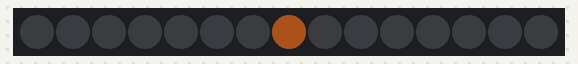
Simulated run of this sketch. Board: Arduino Uno, built with avr-gcc and run on an emulated ATmega328P. On the bench: 15 RGB LEDs in strip order, left to right. Dim RGB values are drawn brighter than linear; random numbers use the default seed unless the sketch sets one.

Above: at 0.16 s.
At 1.11 s:
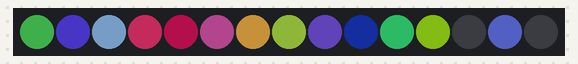
At 4.6 s:
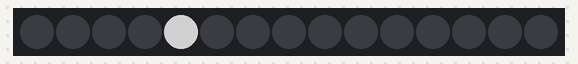
At 7.7 s:
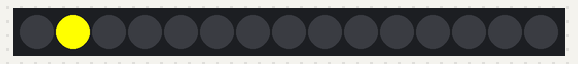
At 16.2 s:
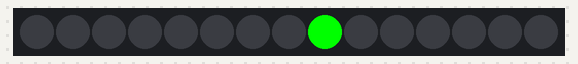
At 28.8 s:
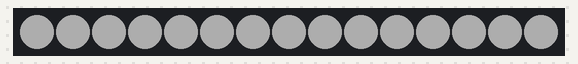

The sketch:

Stranger_Things_Shirt.ino
```cpp
// Code for Programmable Stranger Things Shirt
// By Natasha Dzurny for Brown Dog Gadgets

#include <Adafruit_NeoPixel.h>

#define PIN 14 // Connect Neopixels to pin 14
#define NUM_LEDS 15 // Change this to equal the total number of pixels

Adafruit_NeoPixel strip = Adafruit_NeoPixel(NUM_LEDS, PIN, NEO_GRB + NEO_KHZ800); //create a NeoPixel strip

// Variables to create colors without making the strip too bright
int red = 255;
int white = 150;
int green = 255;
int yellow = 255; // use in both red and green spots


// Name all the pixels by the letter they represent
int A = 11; // White
int C = 12; // Red
int E = 13; // Red
int H = 14; // Green
int I = 10; // Red
int L = 9; // Yellow
int M = 8; // Greem
int O = 7; // Red
int Q = 6; // Red
int R = 0; // Red
int S = 1; // Yellow
int T = 2; // Red
int W = 3; // REd
int letterY = 4; // white
int letterZ = 5; // yellow


void setup() {
  strip.begin();
  strip.show();
}

void loop() {

  ledFlashing(NUM_LEDS); // (Number Of Pixels That Flash) Flashes each Pixel Once at Random
  ledStayOn(50, 100); // (How Many LEDs, Brightness) Turns LEDs on and Chooses random LEDs to change to a random color
  allOn(100, 50); // (How Long they are on in milliseconds, Brightness) Turns all pixels on. Stick to values under 100 to avoid power issues
  strip.clear();
  delay(1000);
  merryChristmas(); // Spells "Merry Christmas"!
  delay(3000); // (How long you want the shirt to pause before spelling again in milliseconds)

}

void ledFlashing(int numberOfPixels) {

  for (int i = 0; i < numberOfPixels; i++) {

    int randomPixel = random(15);
    int colorBendR = random(50);
    int colorBendG = random(50);
    int colorBendB = random(50);

    strip.setPixelColor(randomPixel, colorBendR, colorBendG, colorBendB);
    strip.show();
    delay(20);
    strip.clear();
  }
}

void ledStayOn(int howManyLEDs, int bright) {
  for (int i = 0; i < howManyLEDs; i++) {

    int randomPixel = random(15);
    int colorBendR = random(bright);
    int colorBendG = random(bright);
    int colorBendB = random(bright);

    strip.setPixelColor(randomPixel, colorBendR, colorBendG, colorBendB);
    strip.show();
    delay(20);
  }
  strip.clear();
}

void allOn(int delayDuration, int bright) {
  for (int i = 0; i < 15; i++) {
    strip.setPixelColor(i, bright, bright, bright);
  }
  strip.show();
  delay(delayDuration);
  strip.clear();
}

void turnOnLetter(int theLetter, int redValue, int greenValue, int blueValue) {
  int letterDelay = 500;
  strip.setPixelColor(theLetter, redValue, greenValue, blueValue);
  strip.show();
  delay(letterDelay);
  strip.clear();

}

void merryChristmas() {
  turnOnLetter(M, 0, green, 0);
  turnOnLetter(E, red, 0, 0);
  turnOnLetter(R, red, 0, 0);
  doubleLetterDelay(R, 0, 0, 0);
  turnOnLetter(R, red, 0, 0);
  turnOnLetter (letterY, white*.8, white*.8, white*.8);
  turnOnLetter (letterY, 0, 0, 0);
  delay(100);
  turnOnLetter(C, red, 0, 0);
  turnOnLetter(H, 0, green, 0);
  turnOnLetter(R, red, 0, 0);
  turnOnLetter(I, red, 0, 0);
  turnOnLetter(S, yellow, yellow, 0);
  turnOnLetter(T, red, 0, 0);
  turnOnLetter(M, 0, green, 0);
  turnOnLetter(A, white, white, white);
  turnOnLetter(S, yellow, yellow, 0);
  turnOnLetter(S, 0, 0, 0);
}

void doubleLetterDelay(int theLetter, int redValue, int greenValue, int blueValue) {

  strip.setPixelColor(theLetter, redValue, greenValue, blueValue);
  strip.show();
  delay(100);
  strip.clear();

}
```

Measured:
- what the display in image 3 shows lasts 0.5 s, from 7.7 s to 8.2 s
- what the display in image 5 shows lasts 1.1 s, from 28.8 s to 29.9 s
